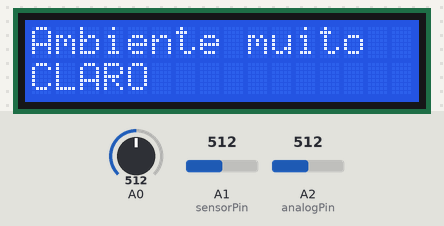
Bench run of a sketch on a simulated Arduino Uno, built with avr-gcc and run on an emulated ATmega328P. On the bench: 16×2 character LCD. Inputs (shaded band) come from the test bench; at power-on: A2 (analogPin) = 512, A0 = 512, A1 (sensorPin) = 512.

Above: at 1.2 s.
1.3 s: A2 (analogPin) set to 683
At 7.2 s:
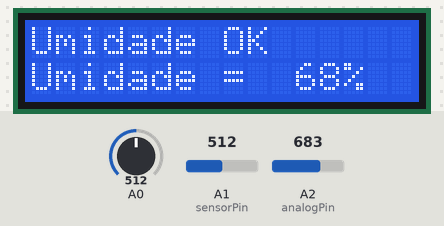
9.5 s: A2 (analogPin) set to 710
At 14.5 s:
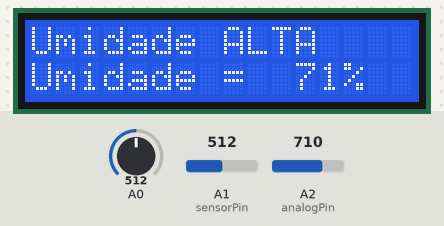
19.2 s: A0 set to 306
At 21.9 s:
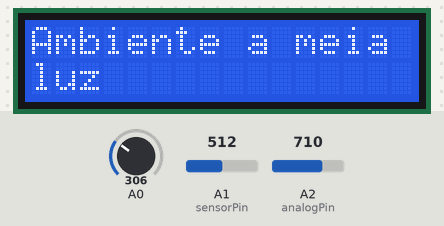
26.6 s: A1 (sensorPin) set to 156
At 28.6 s:
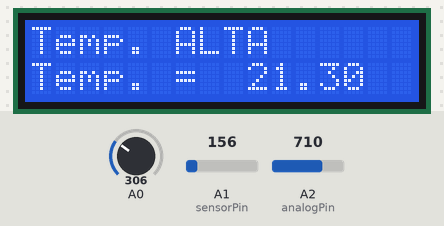
31.6 s: A1 (sensorPin) set to 142
At 33.0 s:
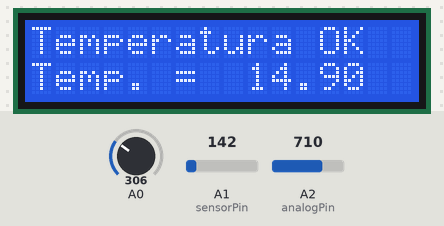
41.3 s: A0 set to 290
At 46.0 s:
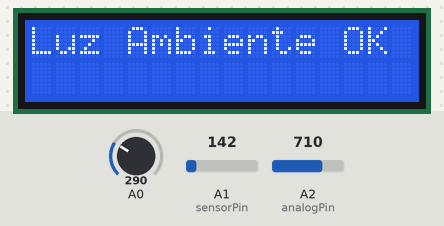
Timing chart, 0 to 47.5 s (numbered marks = the images above; inputs shaded):
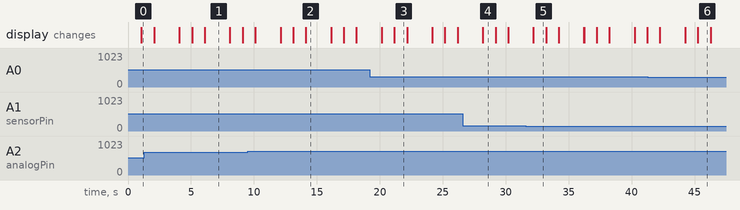

Measured:
- the behaviour switches between 700 and 701 on A2 (analogPin) (found by bisection; images 1 and 2)
- the behaviour switches between 143 and 142 on A1 (sensorPin) (found by bisection; images 4 and 5)
- after the input at 9.5 s, the display: first differs from a run without the input after 4.6 s (image 2)
- after the input at 19.2 s, the display: first differs from a run without the input after 2.0 s (image 3)
- after the input at 31.6 s, the display: first differs from a run without the input after 0.61 s (image 5)
- after the input at 41.3 s, the display: first differs from a run without the input after 4.0 s (image 6)
- what the display in image 1 shows lasts 2.0 s, from 6.1 s to 8.1 s

The sketch:

cp2-edge.ino
```cpp
#include "LiquidCrystal.h"
LiquidCrystal lcd(8,7,6,5,4,3);
int sensorPin = 1;

int sensorValue = 0; //inicia o valor do potenciometro
int analogPin = 2; // porta do potenciometro


void setup()
{
  Serial.begin(9600);
  lcd.begin(16,2);
}

void loop()
{

 int umidade = analogRead(analogPin); //le o valor do potenciometro
int readingTemperature = analogRead(sensorPin);
 // measure the 5v with a meter for an accurate value
 //In particular if your Arduino is USB powered
 float voltagem = readingTemperature * 4.68;
 voltagem /= 1024.0;

 // now print out the temperature

 float temperatura = (voltagem - 0.5) * 100;

  if(temperatura >= 10 && temperatura <= 15){
  lcd.setCursor(0,0);
    lcd.print("Temperatura OK");
  }
  else if (temperatura > 15){
    lcd.setCursor(0,0);
    lcd.print("Temp. ALTA");
  }
  else {
   lcd.setCursor(0,0);
   lcd.print("Temp. BAIXA");
  }

  lcd.setCursor(0,1);
  lcd.print("Temp. =");
  lcd.setCursor(9,1);
  lcd.print(temperatura);
  delay(1000);
  lcd.clear();

  //Luminosidade
  int LDR = analogRead(A0);

  if(LDR <= 300){
    lcd.setCursor(0,0);
    lcd.print("Luz Ambiente OK");
  } else if(LDR > 300 && LDR <= 500){
    lcd.setCursor(0,0);
    lcd.print("Ambiente a meia");
    lcd.setCursor(0,1);
    lcd.print("luz");
  } else{
    lcd.setCursor(0,0);
    lcd.print("Ambiente muito");
    lcd.setCursor(0,1);
    lcd.print("CLARO");
  }

  delay(1000);
  lcd.clear();
  //Sensor de Umidade
  //usa o valor do potenciometro e aplica a coondicao
  if(umidade <= 500){
    lcd.setCursor(0,0);
    lcd.print("Umidade BAIXA");
    lcd.setCursor(0,1);
    lcd.print("Umidade = ");
    lcd.setCursor(11, 1);
    lcd.print(umidade/10);
    lcd.setCursor(12, 1);
    lcd.print("%");
  }else if (umidade > 500 && umidade <= 700){
    lcd.setCursor(0,0);
    lcd.print("Umidade OK");
    lcd.setCursor(0,1);
    lcd.print("Umidade = ");
    lcd.setCursor(11, 1);
    lcd.print(umidade/10);
    lcd.setCursor(13, 1);
    lcd.print("%");
  }
  else {
   lcd.setCursor(0,0);
   lcd.print("Umidade ALTA");
    lcd.setCursor(0,1);
    lcd.print("Umidade = ");
    lcd.setCursor(11, 1);
    lcd.print(umidade/10);
    lcd.setCursor(13, 1);
    lcd.print("%");
  }

  delay(2000);
  lcd.clear();

}
```
